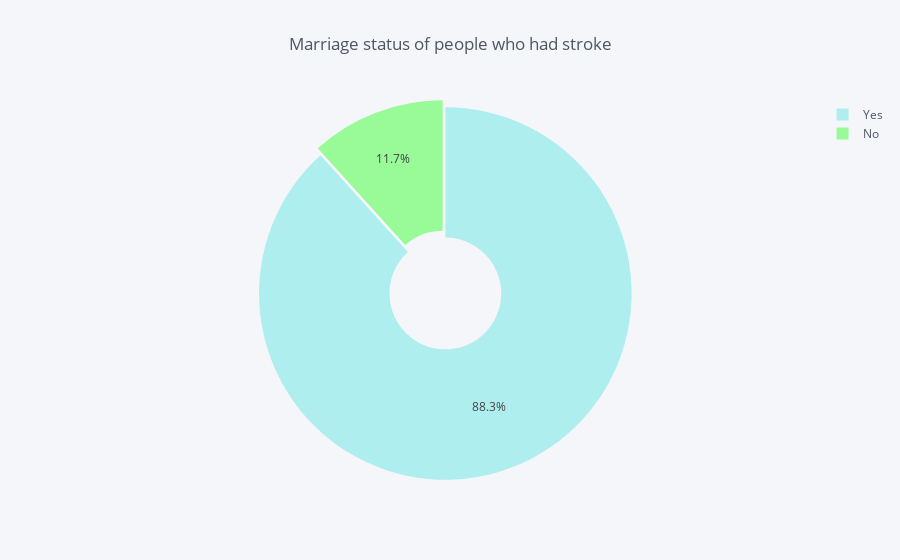

Source (notebook cell):
### Code cell
Married = data.groupby(data['ever_married'])['stroke'].sum()
data_Married = pd.DataFrame({'labels': Married.index,
                   'values': Married.values
                  })
data_Married.iplot(kind='pie',labels='labels',values='values', title='Marriage status of people who had stroke', colors = colors2, 
            pull=[0.02, 0.02],hole = 0.3)

### Figure 1 — Plotly figure (JSON) as saved in the notebook; plotly's stock layout.template omitted (floating-point values rounded to 4 significant figures)
{"data": [{"hole": 0.3, "labels": ["No", "Yes"], "marker": {"colors": ["rgba(152, 251, 152, 1.0)", "rgba(175, 238, 238, 1.0)"]}, "name": "", "pull": [0.02, 0.02], "values": [29, 219], "type": "pie"}], "layout": {"legend": {"bgcolor": "#F5F6F9", "font": {"color": "#4D5663"}}, "paper_bgcolor": "#F5F6F9", "plot_bgcolor": "#F5F6F9", "title": {"text": "Marriage status of people who had stroke", "font": {"color": "#4D5663"}}, "autosize": true}}
